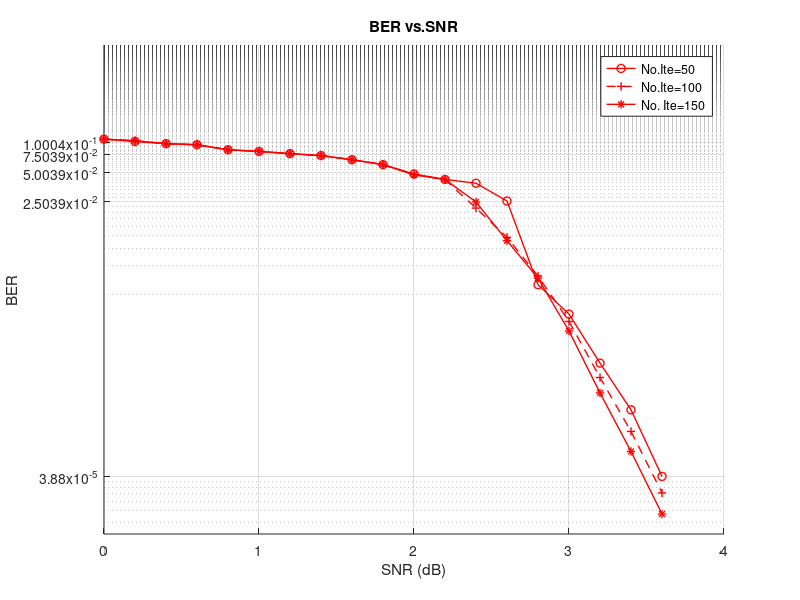

Source code (MATLAB): (Note: this script raises an error after producing the figure.)
clear all ;close all ;clc

SNRH1 = 0:0.2:3.6; % Example SNR values
BERH1 = [1.09E-01	1.03E-01	9.80E-02	9.56E-02	8.49E-02	8.16E-02	7.75E-02	7.40E-02	6.71E-02	5.98E-02	4.80E-02	4.22E-02	3.86E-02	2.54E-02	3.54E-03	1.77E-03	5.59E-04	1.86E-04	3.88E-05
]; % Example BER values
hold on ;
SNRH2 = 0:0.2:3.6;
BERH2 = [1.09E-01	1.05E-01	9.80E-02	9.53E-02	8.48E-02	8.18E-02	7.74E-02	7.41E-02	6.73E-02	5.98E-02	4.75E-02	4.19E-02	2.15E-02	1.08E-02	4.34E-03	1.49E-03	3.98E-04	1.12E-04	2.63E-05

];
SNRH3 = 0:0.2:3.6;
BERH3 = [1.09E-01	1.05E-01	9.81E-02	9.54E-02	8.49E-02	8.17E-02	7.75E-02	7.40E-02	6.72E-02	5.98E-02	4.70E-02	4.22E-02	2.48E-02	9.98E-03	4.13E-03	1.19E-03	2.77E-04	6.98E-05	1.60E-05

];

semilogy(SNRH1, BERH1, '-o', 'LineWidth',1,'color','red');
semilogy(SNRH2, BERH2, '--+', 'LineWidth',1,'color','red');
semilogy(SNRH3, BERH3, '-*', 'LineWidth',1,'color','red');

xlabel('SNR (dB)');
ylabel('BER');
title('BER vs.SNR');
grid on;
legend('No.Ite=50','No.Ite=100','No. Ite=150'); % Replace with appropriate labels
yticks([min(BERH1) : 0.025 : max(BERH1)]);
ytickformat('%.1e');
saveas(gcf, 'SPA_BER_fixedBLOCK_plot.png');
